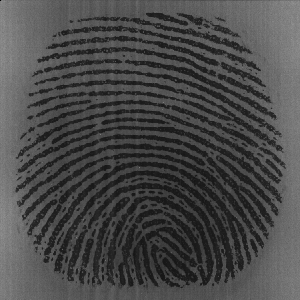
%> input picture lab_1/images/DB3_102_6.tif, 300 x 300 px
$ octave binarize_steps_final.m   (GNU Octave 9; MATLAB toolbox functions it lacks are replaced by stand-ins)
%> lines starting %> are read from the running program, lines starting %| are printed output that depends on the picture; in (x1, y1, x2, y2) boxes, pixels count from 0 and x2, y2 are one past the last pixel; in counts of white or black regions, pixels touching at a corner belong together; the program's own positions count from 1
clear all

A = imread('images/DB3_102_6.tif');
%> A is the input picture: size 300x300 uint8; min 1, max 148, mean 73.2

filter = fspecial('average', 3);
A_filtered = imfilter(A,filter,'replicate');

level = graythresh(A);
%> level = 0.267
binary = imbinarize(A_filtered,'adaptive','ForegroundPolarity','dark');
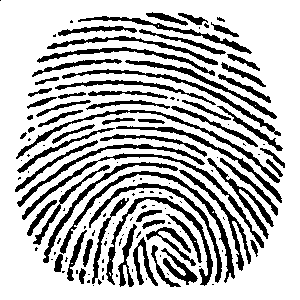
%> binary: size 300x300 logical; 73.3% white; 138 black regions (73 under 20 px), largest, box (x1, y1, x2, y2) and area: (60, 171, 235, 283) 1247, (22, 153, 264, 248) 1145, (16, 110, 280, 183) 1055
binary = imcomplement(binary);
thined = bwmorph(binary, 'thin', Inf);
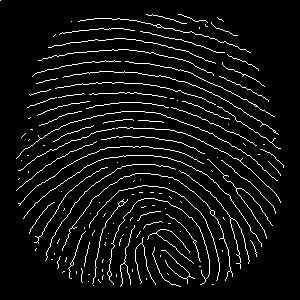
%> thined: size 300x300 logical; 6.3% white in thin lines or dots
spur = bwmorph(thined, 'spur');
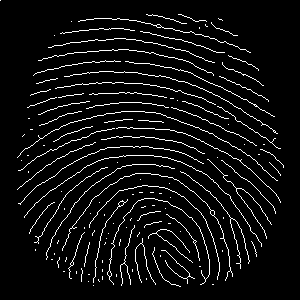
%> spur: size 300x300 logical; 6.2% white in thin lines or dots
clean = bwmorph(spur, 'clean');
%> clean: size 300x300 logical; 6.2% white in thin lines or dots, all inside (x1, y1, x2, y2) = (17, 14, 284, 287)

fig = figure();
subplot(2,3,1);
imshow(A);
title("original image")

subplot(2,3,2);
imshow(A_filtered);
title("low pass")

subplot(2,3,3);
imshow(binary);
title("binarized")

subplot(2,3,4);
imshow(thined);
title("thined")

subplot(2,3,5);
imshow(spur);
title("spur")

subplot(2,3,6);
imshow(spur);
title("clean")

saveas(fig, 'output/binarization_steps', 'png')

$ run again, with lab_1/images/DB1_102_2.tif copied over lab_1/images/DB3_102_6.tif
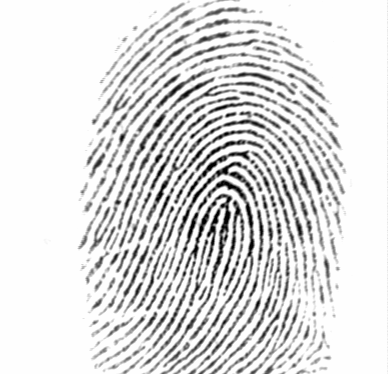
%> input picture lab_1/images/DB1_102_2.tif, 388 x 374 px
%> A is the input picture: size 374x388 uint8; min 1, max 254, mean 222
%> level = 0.706
%> `binary = imbinarize(A_filtered,'adaptive','ForegroundPolarity','dark');`:
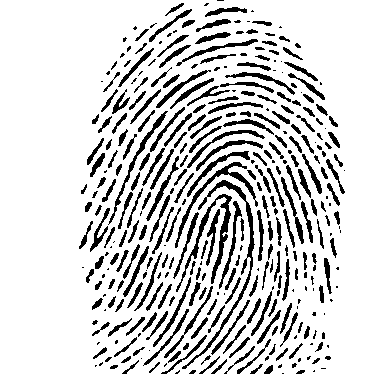
%> binary: size 374x388 logical; 83.3% white; 354 black regions (115 under 20 px), largest, box (x1, y1, x2, y2) and area: (182, 180, 255, 369) 944, (176, 194, 232, 292) 828, (175, 162, 258, 248) 641
%> thined: size 374x388 logical; 4.6% white in thin lines or dots, all inside (x1, y1, x2, y2) = (79, 0, 345, 374)
%> `spur = bwmorph(thined, 'spur');`:
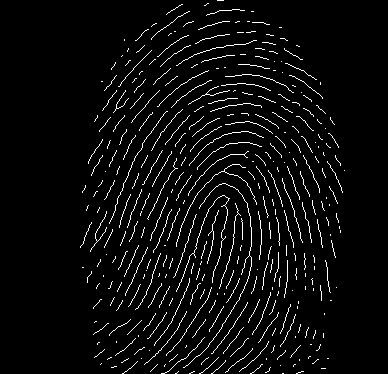
%> spur: size 374x388 logical; 4.4% white in thin lines or dots, all inside (x1, y1, x2, y2) = (80, 0, 345, 374)
%> clean: size 374x388 logical; 4.4% white in thin lines or dots, all inside (x1, y1, x2, y2) = (80, 0, 343, 374)

$ run again, with lab_1/images/DB1_102_6.tif copied over lab_1/images/DB3_102_6.tif
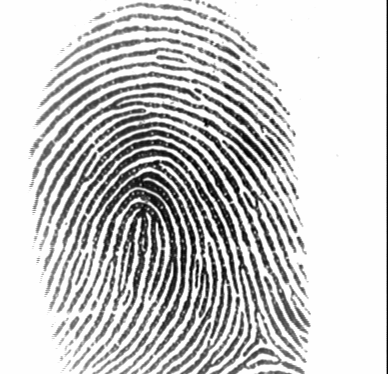
%> input picture lab_1/images/DB1_102_6.tif, 388 x 374 px
%> A is the input picture: size 374x388 uint8; min 1, max 254, mean 201.3
%> level = 0.659
%> `binary = imbinarize(A_filtered,'adaptive','ForegroundPolarity','dark');`:
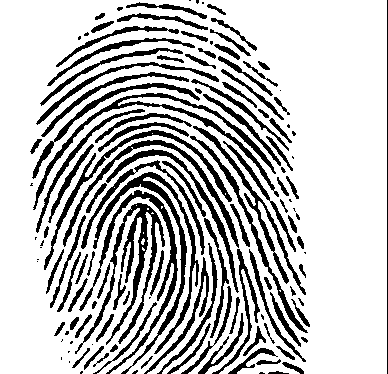
%> binary: size 374x388 logical; 75.9% white; 134 black regions (35 under 20 px), largest, box (x1, y1, x2, y2) and area: (75, 203, 165, 354) 2428, (93, 172, 199, 374) 2420, (33, 93, 279, 210) 2112
%> thined: size 374x388 logical; 5.8% white in thin lines or dots
%> `spur = bwmorph(thined, 'spur');`:
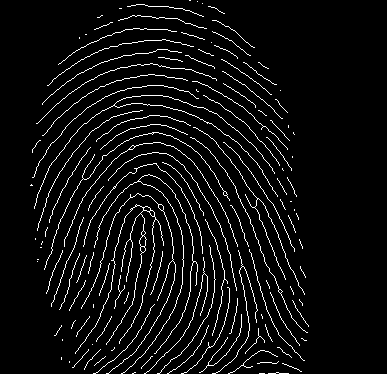
%> spur: size 374x388 logical; 5.8% white in thin lines or dots
%> clean: size 374x388 logical; 5.7% white in thin lines or dots

$ run again, with lab_1/images/DB2_103_1.tif copied over lab_1/images/DB3_102_6.tif
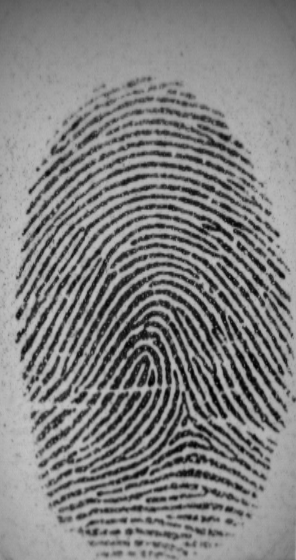
%> input picture lab_1/images/DB2_103_1.tif, 296 x 560 px
%> A is the input picture: size 560x296 uint8; min 0, max 196, mean 128.9
%> level = 0.431
%> `binary = imbinarize(A_filtered,'adaptive','ForegroundPolarity','dark');`:
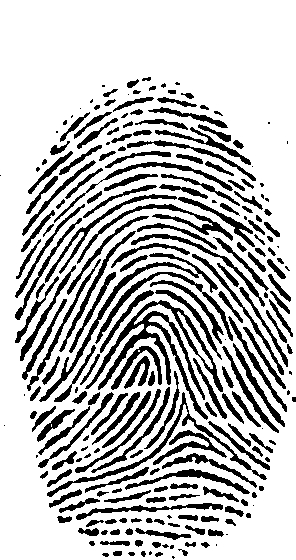
%> binary: size 560x296 logical; 75.5% white; 236 black regions (47 under 20 px), largest, box (x1, y1, x2, y2) and area: (85, 300, 223, 420) 2984, (39, 253, 218, 402) 1349, (47, 392, 267, 497) 1175
%> thined: size 560x296 logical; 5.2% white in thin lines or dots, all inside (x1, y1, x2, y2) = (0, 79, 294, 558)
%> `spur = bwmorph(thined, 'spur');`:
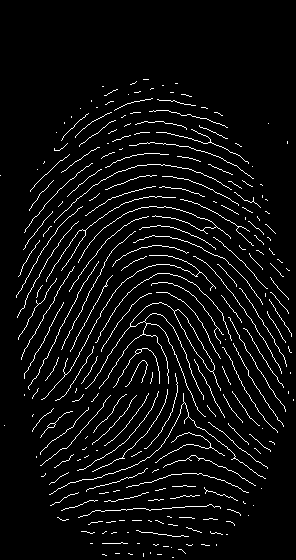
%> spur: size 560x296 logical; 5.1% white in thin lines or dots, all inside (x1, y1, x2, y2) = (0, 79, 294, 558)
%> clean: size 560x296 logical; 5.1% white in thin lines or dots, all inside (x1, y1, x2, y2) = (16, 79, 294, 558)
